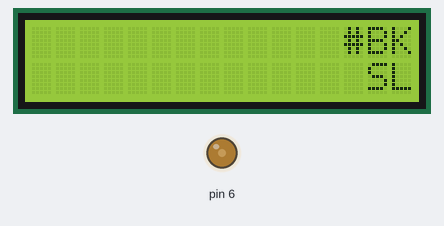
The sketch below on a simulated Arduino Uno, built with avr-gcc and run on an emulated ATmega328P. Shown: 16×2 character LCD, output pins drawn as LEDs (lit = HIGH).

Above: at 2.6 s.
At 7.6 s:
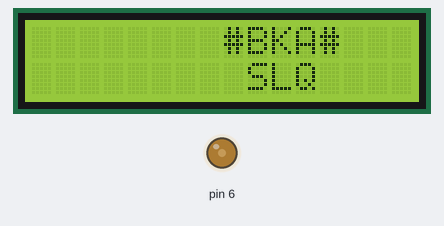
At 11.6 s:
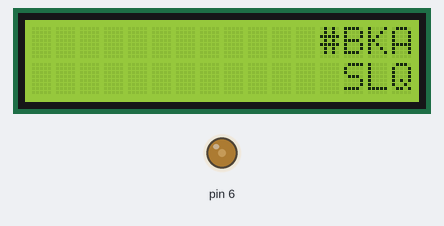
At 20.6 s:
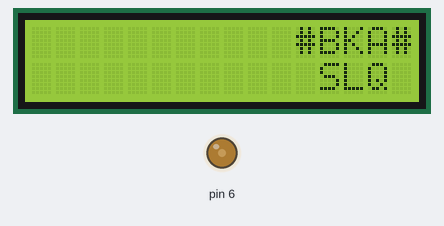
At 29.7 s:
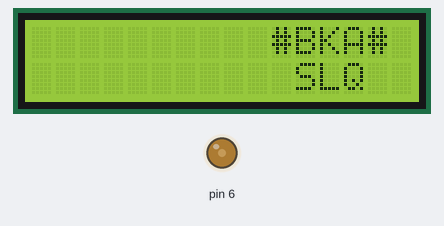
At 39.2 s:
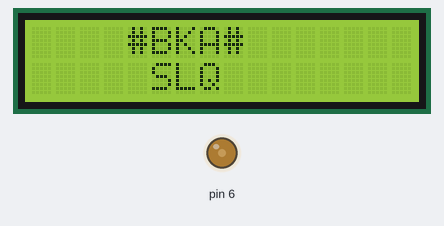

Measured:
- what the display in image 0 shows lasts 0.5 s, from 2.6 s to 3.1 s

The sketch:

LCD_code.ino
```cpp
#include <LiquidCrystal.h>
int Contrast=75;
 LiquidCrystal lcd(12, 11, 5, 4, 3, 2);

 void setup()
 {
    analogWrite(6,Contrast);
     lcd.begin(16, 2);
  }
     void loop()
 {
     lcd.setCursor(0, 0);
     lcd.autoscroll();
     lcd.print("#BKA#");
     delay(500);

    lcd.setCursor(0, 1);
    lcd.autoscroll();
     lcd.print(" SLQ");
     delay(500);


 }
```
